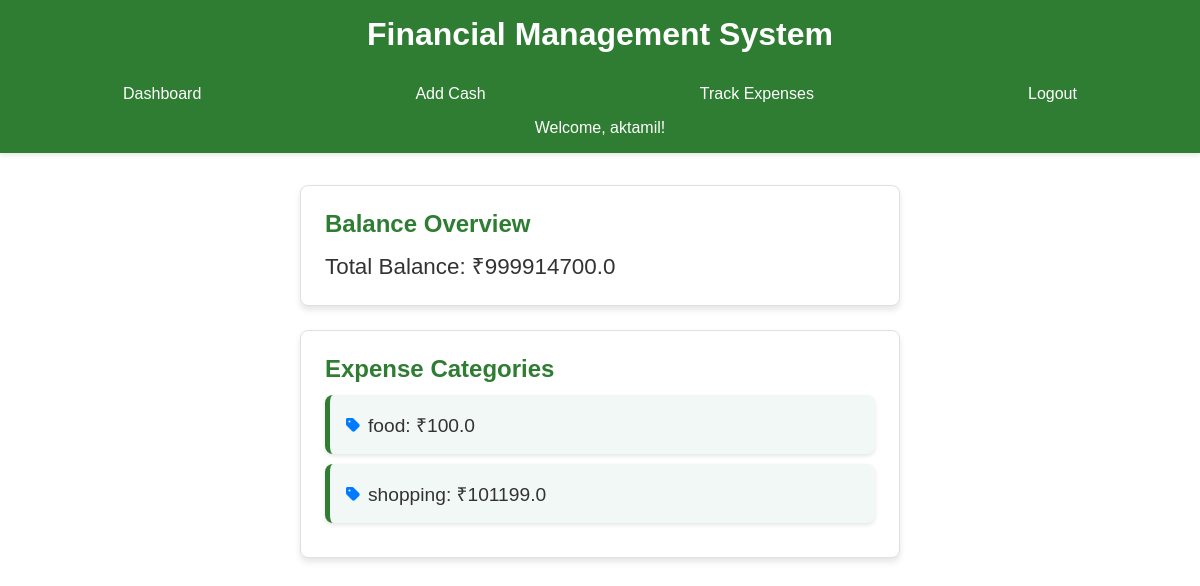
/dashboard (signed in), run on the app's committed database.
### app.py (models this page shows)
class Users(UserMixin, db.Model):
    id = db.Column(db.Integer, primary_key=True)
    username = db.Column(db.String(250), unique=True, nullable=False)
    password = db.Column(db.String(250), nullable=False)

class Expenses(db.Model):
    id = db.Column(db.Integer, primary_key=True)
    category = db.Column(db.String(50), nullable=False)
    amount = db.Column(db.Float, nullable=False)
    date = db.Column(db.DateTime, default=datetime.now(timezone.utc))  # Use timezone-aware UTC
    user_id = db.Column(db.Integer, db.ForeignKey('users.id'), nullable=False)
    user = db.relationship('Users', backref=db.backref('expenses', lazy=True))

### app.py (the view)
@app.route("/dashboard")
@login_required
def dashboard():
    total_balance = db.session.query(func.sum(Cash.amount)).filter_by(user_id=current_user.id).scalar() or 0
    total_expenses = db.session.query(func.sum(Expenses.amount)).filter_by(user_id=current_user.id).scalar() or 0
    remaining_balance = total_balance - total_expenses
    expenses_summary = db.session.query(
        Expenses.category,
        func.sum(Expenses.amount).label('total_amount')
    ).filter_by(user_id=current_user.id).group_by(Expenses.category).all()
    return render_template("dashboard.html",
                           total_balance=remaining_balance,
                           expenses_summary=expenses_summary,
                           username=current_user.username)

### app.py (called while the page is built)
@login_manager.user_loader
def load_user(user_id):
    return db.session.get(Users, int(user_id))

### templates/dashboard.html (shortened to what this page needs)
<!DOCTYPE html>
<html lang="en">
<head>
    <link rel="stylesheet" href="../static/dashboard.css">
    <link rel="stylesheet" href="https://cdnjs.cloudflare.com/ajax/libs/font-awesome/6.5.1/css/all.min.css" />
</head>
<body>
    <header>
        <h1>Financial Management System</h1>
        <nav class="navbar">
            <ul>
                <li><a href="{{ url_for('dashboard') }}">Dashboard</a></li>
                <li><a href="{{ url_for('add_cash') }}">Add Cash</a></li>
                <li><a href="{{ url_for('track_expenses') }}" class="{% if request.endpoint == 'track_expenses' %}active{% endif %}">Track Expenses</a></li>
                <li><a href="{{ url_for('logout') }}">Logout</a></li>
            </ul>
        </nav>
        <p>Welcome, {{ username }}!</p>
    </header>
    <main>
        <section class="balance-summary">
            <h2>Balance Overview</h2>
            <p>Total Balance: ₹<span id="total-balance">{{ total_balance if total_balance else 0 }}</span></p>
        </section>
        <section class="expense-summary">
            <h2>Expense Categories</h2>
            {% if expenses_summary %}
                {% for expense in expenses_summary %}
                <div class="expense-category">
                    {% if expense.category == 'Shopping' %}
                        <i class="fas fa-shopping-cart"></i>
                    {% elif expense.category == 'Rent' %}
                        <i class="fas fa-home"></i>
                    {% else %}
                        <i class="fas fa-tag"></i>
                    {% endif %}
                    <p>{{ expense.category }}: ₹{{ expense.total_amount }}</p>
                </div>
                {% endfor %}
            {% else %}
                <div class="expense-category">
                    <p>No expenses recorded.</p>
                </div>
            {% endif %}
        </section>
    </main>
</body>
</html>

### static/dashboard.css (style rules this page uses)
* { margin: 0; padding: 0; box-sizing: border-box; font-family: Arial, sans-serif; }
body { display: flex; flex-direction: column; align-items: center; background-color: #ffffff; color: #333; }
header { display: flex; flex-direction: column; align-items: center; background-color: #2e7d32; color: #ffffff; padding: 1em; text-align: center; width: 100%; box-shadow: 0px 2px 4px rgba(0, 0, 0, 0.1); }
header h1 { margin-bottom: 0.5em; }
.navbar { width: 100%; background-color: #2e7d32; }
nav ul { display: flex; justify-content: space-around; list-style-type: none; padding: 0.5em 0; margin: 0; }
nav ul li { flex-grow: 1; text-align: center; }
nav ul li a { display: inline-block; width: 100%; color: #ffffff; text-decoration: none; padding: 0.5em 0; border-radius: 5px; transition: background-color 0.2s; text-align: center; }
main { width: 90%; max-width: 600px; margin-top: 2em; }
.balance-summary, .expense-summary { background: #ffffff; padding: 1.5em; border-radius: 8px; margin-bottom: 1.5em; border: 1px solid #e0e0e0; box-shadow: 0 4px 6px rgba(0, 0, 0, 0.1); }
h2 { color: #2e7d32; margin-bottom: 0.5em; }
.balance-summary p { font-size: 1.4em; color: #333; }
.expense-category { display: flex; align-items: center; background-color: #f1f8f5; padding: 1em; border-radius: 8px; margin-top: 0.7em; border-left: 5px solid #2e7d32; box-shadow: 0 2px 4px rgba(0, 0, 0, 0.1); }
.expense-category p { color: #333; font-size: 1.2em; }
.expense-category { display: flex; align-items: center; margin: 10px 0; }
.expense-category i { margin-right: 8px; color: #007bff; }

### data on the page
Users: username "aktamil"
Expenses: category "food", total_amount "100.0"

### other printed values
{{ total_balance if total_balance else 0 }} "999914700.0"
{{ expense.category }} "shopping"
{{ expense.total_amount }} "101199.0"
